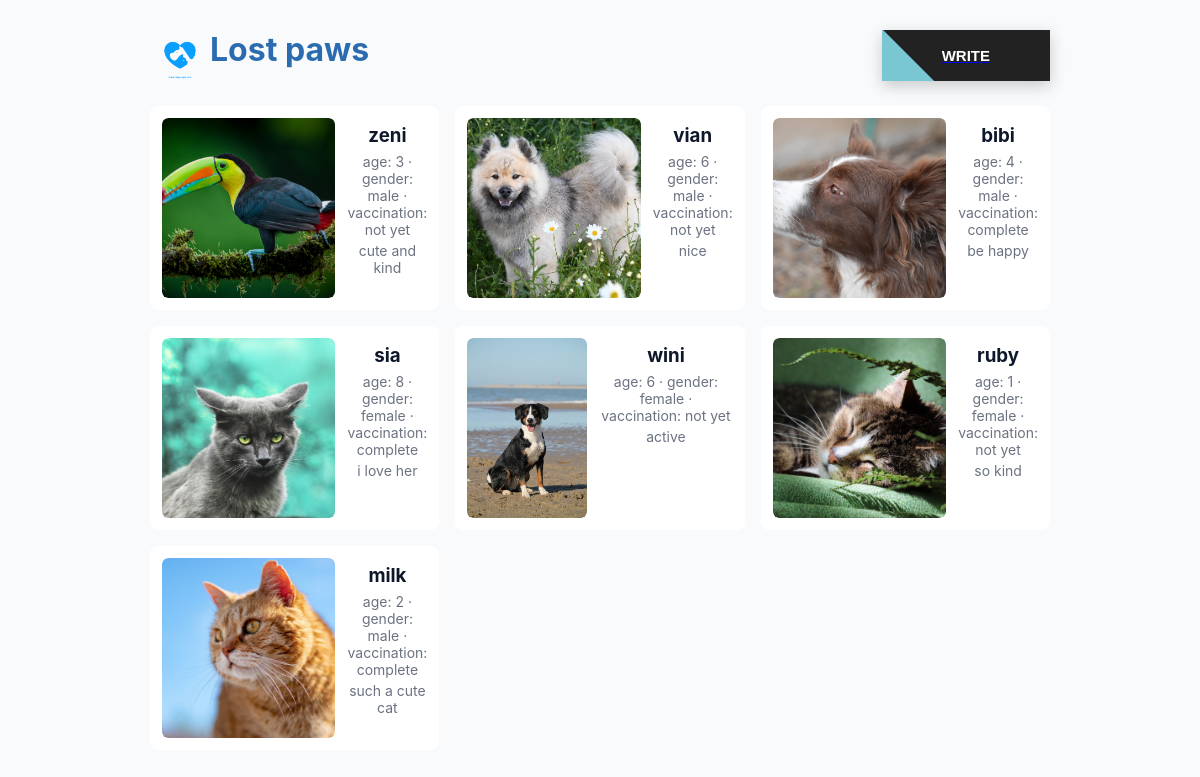
The page / on the database its author committed.
### tables this page shows
CREATE TABLE posts (
            id INTEGER PRIMARY KEY AUTOINCREMENT,
            title TEXT NOT NULL,
            filename TEXT NOT NULL,
            content TEXT NOT NULL,
            age INTEGER,
            gender TEXT,
            vaccine TEXT
        );

### app.py (the view)
@app.route("/")
def index():
    with sqlite3.connect('database.db') as conn:
        conn.row_factory = sqlite3.Row
        c = conn.cursor()
        c.execute("SELECT * FROM posts ORDER BY id DESC")
        posts = c.fetchall()
    return render_template("index.html", posts=posts)

### templates/index.html (shortened to what this page needs)
<!DOCTYPE html>
<html>
<head>
        <link rel="stylesheet" href="{{ url_for('static', filename='css/style.css') }}">
</head>
<body>
        <div class="container">
            <header>
                <div class="left">
                <a href="{{ url_for('main') }}" >
                    <img src="{{ url_for('static', filename='logo.jpg') }}" class="logo  hvr-grow" alt="사이트 로고">
                </a>
                <h1>Lost paws</h1>
                </div>
                <nav>
                     <a href="{{ url_for('write') }}"><button class="btn"><span>write</span></button></a>
                </nav>
            </header>
            <div class="posts gallery">
            {% for post in posts %}
                <article class="post card">
                    <a class="thumb" href="{{ url_for('static', filename='uploads/' + post['filename']) }}">
                        <img src="{{ url_for('static', filename='uploads/' + post['filename']) }}" alt="{{ post['title'] }}">
                    </a>
                    <div class="meta">
                        <h3>{{ post['title'] }}</h3>
                        <p class="muted">age: {{ post['age'] }} · gender: {{ post['gender'] }} · vaccination: {{ post['vaccine'] }}</p>
                        <p>{{ post['content'] }}</p>
                    </div>
                </article>
            {% endfor %}
            </div>
        </div>
</body>
</html>

### static/css/style.css (style rules this page uses)
:root { --max-width:900px; --accent:#2b6cb0; --muted:#6b7280; --bg:#f8fafc; --card:#ffffff; }
* { box-sizing:border-box }
body { margin:0; font-family: -apple-system, BlinkMacSystemFont, "Segoe UI", Roboto, "Noto Sans", "Helvetica Neue", Arial, sans-serif; background:var(--bg); color:#0f172a; display:flex; justify-content:center; padding:24px; }
.container { width:1000px;max-width:var(--max-width); text-align:center; }
header h1 { margin:0 0 12px 0;color:var(--accent); }
.posts { margin-top:18px;display:grid;gap:16px }
.gallery { display:grid;grid-template-columns:repeat(auto-fill,minmax(260px,1fr));gap:16px }
.post { background:var(--card);padding:12px;border-radius:8px;display:flex;gap:12px;align-items:flex-start;transition:transform .15s ease,box-shadow .15s ease }
.post img { width:100%;height:180px;border-radius:6px;object-fit:cover }
.post .meta { flex:1 }
.post h3 { margin:0 0 6px 0 }
.post p { margin:4px 0;color:var(--muted);font-size:14px }
.card .meta { padding:6px 0 }
.thumb { display:block;overflow:hidden;border-radius:6px }
.thumb img { display:block }
.btn { border: none; display: block; text-align: right; cursor: pointer; text-transform: uppercase; outline: none; overflow: hidden; position: relative; color: #fff; font-weight: 700; font-size: 15px; background-color: #222; padding: 17px 60px; margin: 0 auto; box-shadow: 0 5px 15px rgba(0,0,0,0.20); }
.btn span { position: relative; z-index: 1; }
.btn:after { content: ""; position: absolute; left: 0; top: 0; height: 490%; width: 140%; background: #78c7d2; -webkit-transition: all .5s ease-in-out; transition: all .5s ease-in-out; -webkit-transform: translateX(-98%) translateY(-25%) rotate(45deg); transform: translateX(-98%) translateY(-25%) rotate(45deg); }
.logo { float:left }
.logo { width:60px; height:auto; }
header { display: flex; align-items: center; justify-content: space-between; }
header .left { display: flex; align-items: center; }
.hvr-grow { display: inline-block; vertical-align: middle; transform: translateZ(0); box-shadow: 0 0 1px rgba(0, 0, 0, 0); backface-visibility: hidden; -moz-osx-font-smoothing: grayscale; transition-duration: 0.3s; transition-property: transform; }

### rows shown on the page
posts: filename (picture), title "zeni", age "3", gender "male", vaccine "not yet", content "cute and kind"
posts: filename (picture), title "vian", age "6", gender "male", vaccine "not yet", content "nice"
posts: filename (picture), title "bibi", age "4", gender "male", vaccine "complete", content "be happy"
posts: filename (picture), title "sia", age "8", gender "female", vaccine "complete", content "i love her"
posts: filename (picture), title "wini", age "6", gender "female", vaccine "not yet", content "active"
posts: filename (picture), title "ruby", age "1", gender "female", vaccine "not yet", content "so kind"
posts: filename (picture), title "milk", age "2", gender "male", vaccine "complete", content "such a cute cat"
